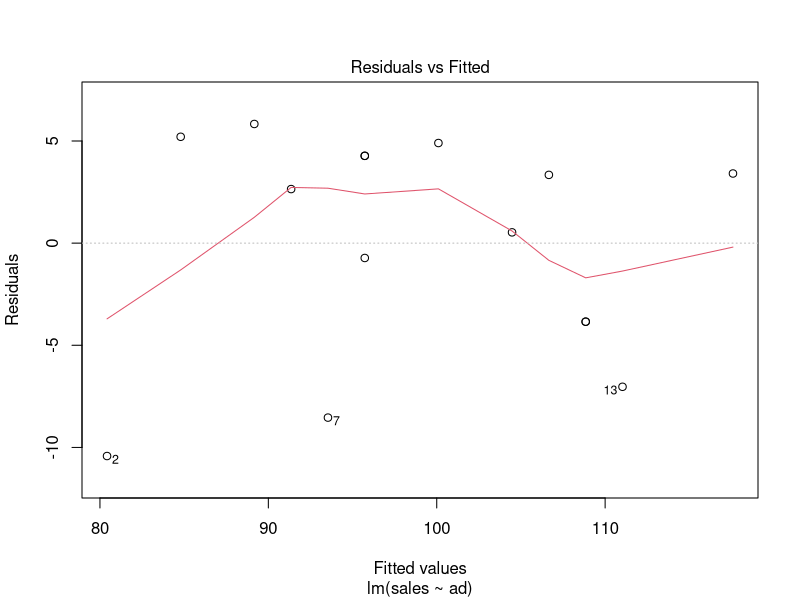
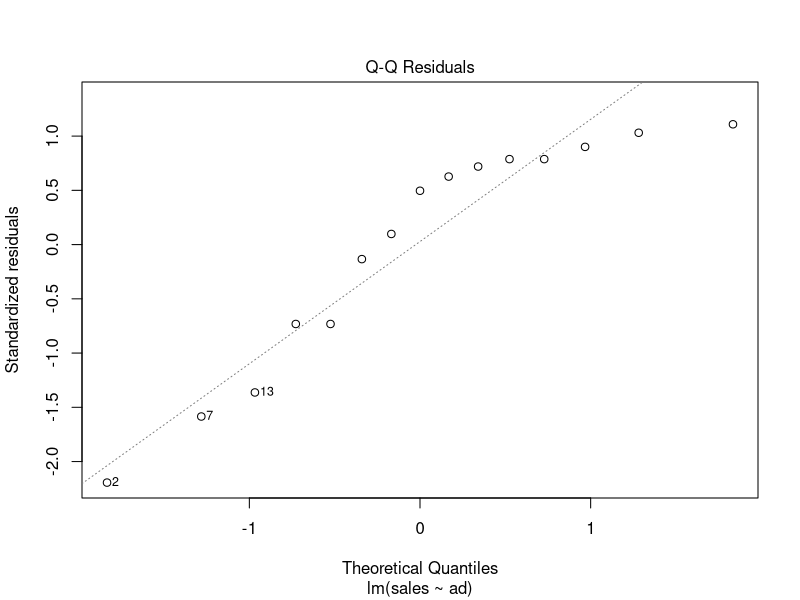
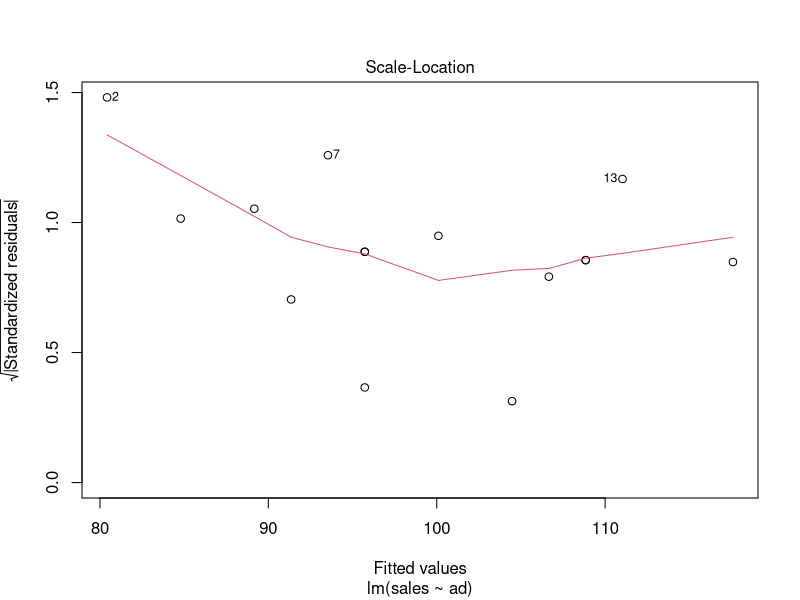
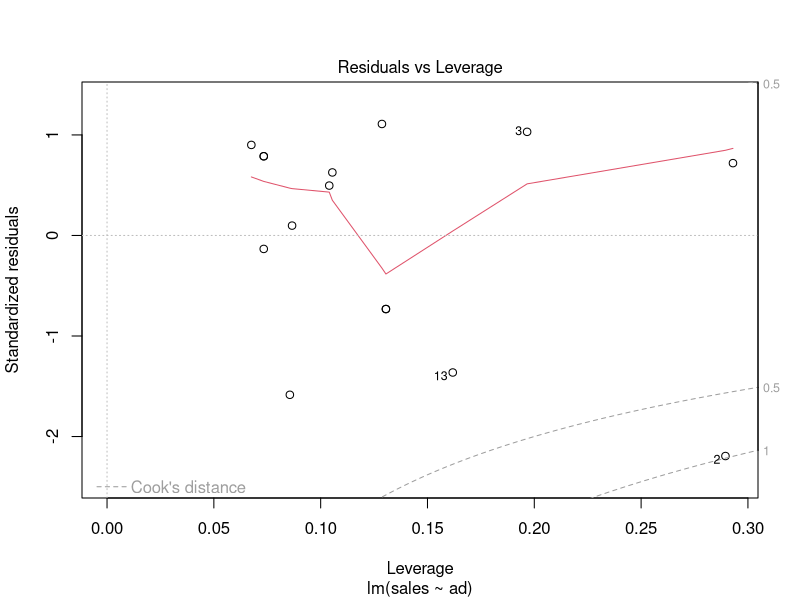

The R script that drew these images, in order:

a<- c(1,2)



sales <- c(94,	70,	90,	100,	95,	100,	85,	95,	105,	105,	110,	105,	104,	105,	121
)


ad <- c(13,8,10,15,12,15,14,15,17,19,20,21,22,21,25)

lm(sales ~ ad)

lin_model <- lm(sales ~ ad)

summary((lin_model))


plot(lin_model)


rm(a)
